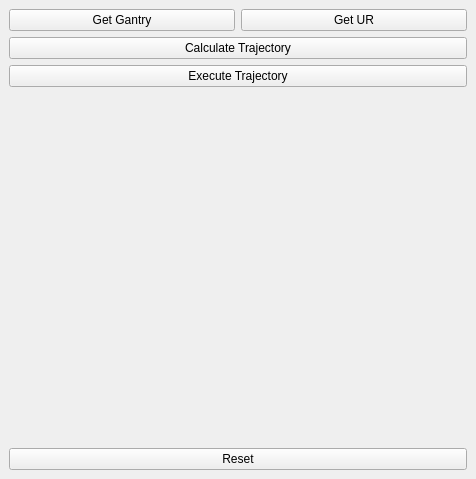
<?xml version="1.0" encoding="UTF-8"?>
<ui version="4.0">
 <class>SamplePlugin</class>
 <widget class="QDockWidget" name="SamplePlugin">
  <property name="geometry">
   <rect>
    <x>0</x>
    <y>0</y>
    <width>476</width>
    <height>479</height>
   </rect>
  </property>
  <property name="windowTitle">
   <string>DockWidget</string>
  </property>
  <widget class="QWidget" name="dockWidgetContents">
   <layout class="QVBoxLayout" name="verticalLayout_2">
    <item>
     <layout class="QHBoxLayout" name="horizontalLayout">
      <item>
       <widget class="QPushButton" name="_getGantry">
        <property name="text">
         <string>Get Gantry</string>
        </property>
       </widget>
      </item>
      <item>
       <widget class="QPushButton" name="_getUR">
        <property name="text">
         <string>Get UR</string>
        </property>
       </widget>
      </item>
     </layout>
    </item>
    <item>
     <widget class="QPushButton" name="_calculateTraj">
      <property name="text">
       <string>Calculate Trajectory</string>
      </property>
     </widget>
    </item>
    <item>
     <widget class="QPushButton" name="_executeTraj">
      <property name="text">
       <string>Execute Trajectory</string>
      </property>
     </widget>
    </item>
    <item>
     <spacer name="verticalSpacer">
      <property name="orientation">
       <enum>Qt::Vertical</enum>
      </property>
      <property name="sizeHint" stdset="0">
       <size>
        <width>20</width>
        <height>40</height>
       </size>
      </property>
     </spacer>
    </item>
    <item>
     <widget class="QPushButton" name="_reset">
      <property name="text">
       <string>Reset</string>
      </property>
     </widget>
    </item>
   </layout>
  </widget>
 </widget>
 <resources/>
 <connections/>
</ui>
